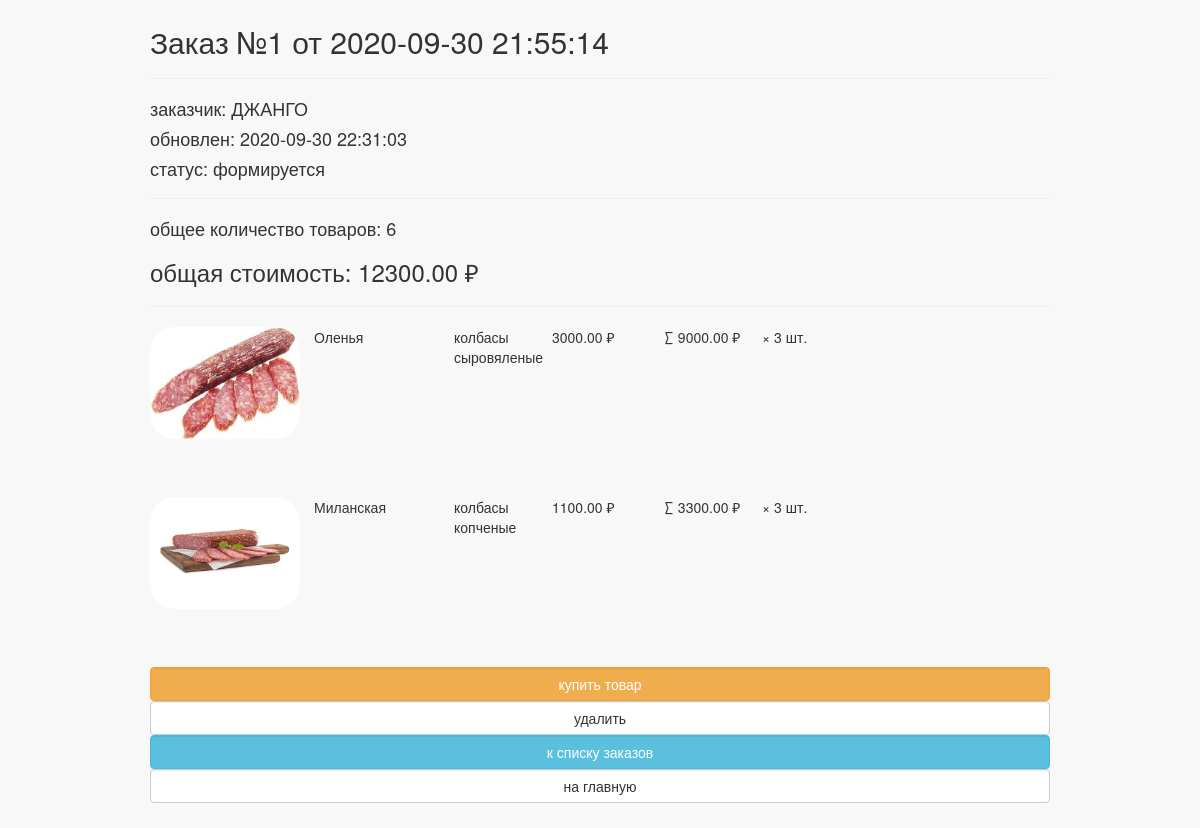
Page /orders/read/1/ (signed in) on the earlier database version.
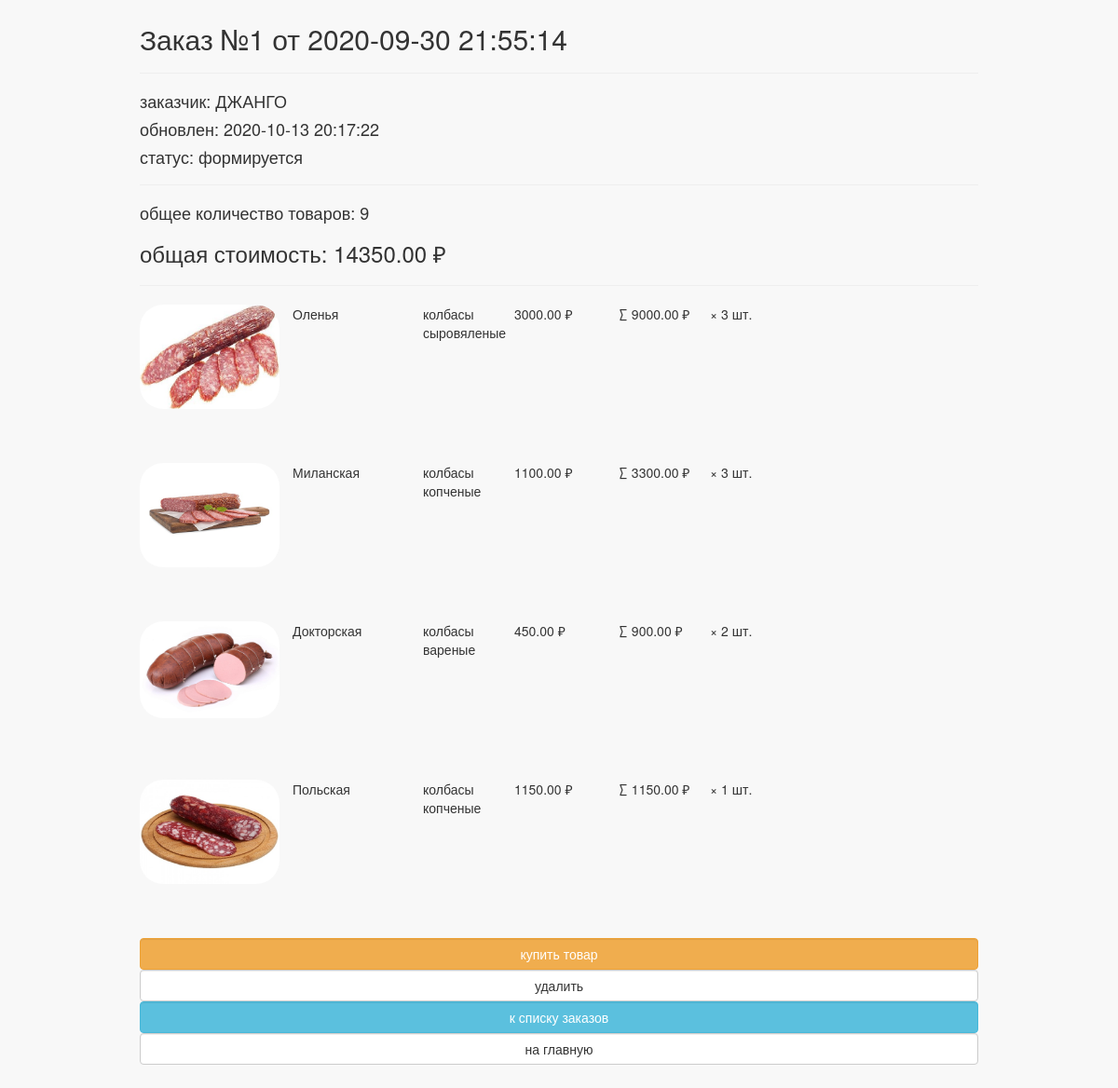
Same page on the later database version.
### ordersapp/models.py (models this page shows, shortened)
class Order(models.Model):
    FORMING = 'F'
    SENT_TO_PROCEED = 'S'
    PROCEEDED = 'P'
    PAID = 'D'
    READY = 'Y'
    CANCEL = 'C'
    ORDER_STATUS_CHOICES = (
        (FORMING, 'формируется'),
        (SENT_TO_PROCEED, 'отправлен в обработку'),
        (PAID, 'оплачен'),
        (PROCEEDED, 'обрабатывается'),
        (READY, 'готов к выдаче'),
        (CANCEL, 'отменен'),
    )
    user = models.ForeignKey(get_user_model(), on_delete=models.CASCADE)
    created = models.DateTimeField(verbose_name='создан', auto_now_add=True)
    updated = models.DateTimeField(verbose_name='обновлен', auto_now=True)
    status = models.CharField(verbose_name='статус',
                              max_length=1,
                              choices=ORDER_STATUS_CHOICES,
                              default=FORMING)
    is_active = models.BooleanField(verbose_name='активен', default=True, db_index=True)
    class Meta:
        ordering = ('-created',)
        verbose_name = 'заказ'
        verbose_name_plural = 'заказы'
    @cached_property
    def is_forming(self):
        return self.status == self.FORMING
    @property
    def summary(self):
        items = self.orderitems.select_related('product').all()
        return {
            'total_cost': sum(list(map(lambda x: x.quantity * x.product.price, items))),
            'total_quantity': sum(list(map(lambda x: x.quantity, items)))
        }

class OrderItem(models.Model):
    order = models.ForeignKey(Order,
                              related_name="orderitems",
                              on_delete=models.CASCADE)
    product = models.ForeignKey(Product,
                                verbose_name='продукт',
                                on_delete=models.CASCADE)
    quantity = models.PositiveIntegerField(verbose_name='количество',
                                           default=0)
    @cached_property
    def product_cost(self):
        return self.product.price * self.quantity

### authapp/models.py (models this page shows, shortened)
class ShopClient(AbstractUser):
    avatar = models.ImageField(upload_to='users_avatars', blank=True)
    age = models.PositiveIntegerField(verbose_name='возраст', null=True)
    activation_key = models.CharField(max_length=128, blank=True)
    activation_key_expires = models.DateTimeField(default=get_activation_key_expires)
    class Meta:
        ordering = ['-is_active', '-is_superuser', '-is_staff', 'username']

### mainapp/models.py (models this page shows, shortened)
class Product(models.Model):
    category = models.ForeignKey(ProductCategory, on_delete=models.CASCADE, verbose_name='категория продукта')
    name = models.CharField(verbose_name='имя продукта', max_length=128)
    image = models.ImageField(upload_to='products_images', blank=True)
    short_desc = models.CharField(verbose_name='краткое описание продукта', max_length=64, blank=True)
    description = models.TextField(verbose_name='описание продукта', blank=True)
    price = models.DecimalField(verbose_name='цена продукта', max_digits=8, decimal_places=2, default=0)
    quantity = models.IntegerField(verbose_name='количество на складе', default=0)
    is_active = models.BooleanField(default=True, db_index=True)

class ProductCategory(models.Model):
    name = models.CharField(verbose_name='имя', max_length=128)
    description = models.TextField(verbose_name='описание', blank=True)
    is_active = models.BooleanField(default=True, db_index=True)

### ordersapp/views.py (the view)
# urls.py: path('read/<int:pk>/', ordersapp.OrderDetail.as_view(), name='order_read'),
class OrderDetail(OnlyLoggedUserMixin, DetailView):
    model = Order

### mainapp/context_processors.py (called while the page is built)
def catalog_menu(request):
    if settings.LOW_CACHE:
        key = 'links_menu'
        links_menu = cache.get(key)
        if links_menu is None:
            links_menu = ProductCategory.objects.filter(is_active=True)
            cache.set(key, links_menu)
    else:
        links_menu = ProductCategory.objects.filter(is_active=True)
    return {'catalog_menu': links_menu}

### mainapp/templatetags/my_tags.py (called while the page is built)
@register.filter(name='media_folder_products')
def media_folder_products(string):
    if not string:
        string = 'products_images/default.jpg'
    return f'{settings.MEDIA_URL}{string}'

### ordersapp/views.py (called while the page is built)
    @method_decorator(login_required())
    def dispatch(self, request, *args, **kwargs):
        return super().dispatch(request, *args, **kwargs)

### ordersapp/templates/ordersapp/order_detail.html
{% extends "ordersapp/common.html" %}
{% load static %}
{% load my_tags %}
{% block content %}
    {% include 'ordersapp/includes/inc__order_summary.html' %}
    <div class="basket_list">
        {% for item in object.orderitems.all %}
            <div class="basket_record">
                <img src="{{ item.product.image|media_folder_products }}"
                     alt="{{ item.product.short_desc }}">
                <span class="product_name">{{ item.product.name }}</span>
                <span class="category_name">{{ item.product.category.name }}</span>
                <span class="product_price">{{ item.product.price }}&nbsp;&#8381;</span>
                <span class="product_quantity">&#215;&nbsp;{{ item.quantity }} шт.</span>
                <span class="product_cost">&sum;&nbsp;{{ item.product_cost }}&nbsp;&#8381;</span>
            </div>
        {% endfor %}
    </div>
    {% include 'ordersapp/includes/inc__order_actions.html' %}
{% endblock %}

### ordersapp/templates/ordersapp/common.html (shortened to what this page needs)
<!DOCTYPE html>
{% load static %}
<html lang="en">
<head>
    {% block css %}
        <link rel="stylesheet" type="text/css" href="{% static 'css/bootstrap.min.css' %}">
        <link rel="stylesheet" type="text/css" href="{% static 'css/style.css' %}">
    {% endblock %}
</head>
<body>
<div class="order_container">
    {% block content %}
    {% endblock %}
</div>
</body>
</html>

### ordersapp/templates/ordersapp/includes/inc__order_summary.html (shortened to what this page needs)
{% if object %}
    <div class="h2">Заказ &#8470;{{ object.pk }} от {{ object.created|date:"Y-m-d H:i:s" }}</div>
    <hr>
    <div class="h4">заказчик: {{ user.last_name }} {{ user.first_name }} </div>
    <div class="h4">обновлен: {{ object.updated|date:"Y-m-d H:i:s" }}</div>
    <div class="h4">статус: {{ object.get_status_display }}</div>
    <hr>
    {% with object_summary=object.summary %}
        <div class="h4">
            общее количество товаров: <span class="order_total_quantity">{{ object_summary.total_quantity }}</span>
        </div>
        <div class="h3">
            общая стоимость: <span class="order_total_cost">{{ object_summary.total_cost }}</span> &#8381;
        </div>
    {% endwith %}
{% endif %}
<hr>

### ordersapp/templates/ordersapp/includes/inc__order_actions.html
{% if object.is_forming %}
    <a href="{% url 'orders:order_forming_complete' object.pk %}"
       class="btn btn-warning btn-round form-control last">
        купить товар
    </a>
    <a href="{% url 'orders:order_delete' object.pk %}"
       class="btn btn-default btn-round form-control last">
        удалить
    </a>
{% endif %}
<a href="{% url 'orders:index' %}"
   class="btn btn-info btn-round form-control last">
    к списку заказов
</a>
<a href="{% url 'main:index' %}"
   class="btn btn-default btn-round form-control last">
    на главную
</a>

### static/css/style.css (style rules this page uses)
* { margin: 0; padding: 0; }
body { background-color: #f8f8f8; }
.basket_list span.category_name { margin-left: 2em; margin-right: 1em; width: 5em; position: relative; display: block; float: left; }
.basket_list span.product_name { margin-left: 1em; width: 8em; position: relative; display: block; float: left; }
.basket_list span.product_price { margin-left: 1em; width: 7em; position: relative; display: block; float: left; }
.basket_list span.product_cost { margin-left: 1em; width: 7em; position: relative; display: block; float: left; }
.basket_list .basket_record { position: relative; display: block; height: 170px; float: none; }
.order_container { margin: 25px auto; width: 900px; }
.order_container img { display: block; float: left; width: 150px; border-radius: 25px; }

Differences in the rows shown:
changed Order "формируется": updated "2020-09-30 22:31:03" → "2020-10-13 20:17:22"
added OrderItem: product.image|media_folder_products (picture), product.name "Докторская", product.category.name "колбасы вареные", product.price "450.00", quantity "2", product_cost "900.00"
added OrderItem: product.image|media_folder_products (picture), product.name "Польская", product.category.name "колбасы копченые", product.price "1150.00", quantity "1", product_cost "1150.00"
Other differences:
{{ object_summary.total_quantity }}: "6" → "9"
{{ object_summary.total_cost }}: "12300.00" → "14350.00"
